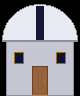

A 2D game scene composited from a Tiled map and its tileset images. What follows is a short description and the map's XML, with every tile layer's data as written:
An orthogonal 5x6 tile map with 16x16 px tiles, 5 tile layers (Back, Buildings, Paths, Front, ...).

<map version="1.10" tiledversion="1.10.2" orientation="orthogonal" renderorder="right-down" width="5" height="6" tilewidth="16" tileheight="16" infinite="0" nextlayerid="10" nextobjectid="100">
 <tileset firstgid="1" name="z_Observatory_tiles" tilewidth="16" tileheight="16" tilecount="128" columns="16">
  <image source="z_Observatory_tiles.png" width="256" height="128" />
 </tileset>
 <layer id="1" name="Back" width="5" height="6">
  <data encoding="csv">
0,0,0,0,0,
0,0,0,0,0,
0,0,0,0,0,
0,0,0,0,0,
0,0,0,0,0,
0,0,0,0,0
</data>
 </layer>
 <layer id="2" name="Buildings" width="5" height="6">
  <data encoding="csv">
0,0,0,0,0,
0,0,0,0,0,
54,55,56,57,58,
70,71,72,73,74,
86,87,88,89,90,
102,103,104,105,106
</data>
 </layer>
 <layer id="3" name="Paths" width="5" height="6">
  <data encoding="csv">
0,0,0,0,0,
0,0,0,0,0,
0,0,0,0,0,
0,0,0,0,0,
0,0,0,0,0,
0,0,0,0,0
</data>
 </layer>
 <layer id="4" name="Front" width="5" height="6">
  <data encoding="csv">
22,23,24,25,26,
38,39,40,41,42,
0,0,0,0,0,
0,0,0,0,0,
0,0,0,0,0,
0,0,0,0,0
</data>
 </layer>
 <layer id="5" name="AlwaysFront" width="5" height="6">
  <data encoding="csv">
0,0,0,0,0,
0,0,0,0,0,
0,0,0,0,0,
0,0,0,0,0,
0,0,0,0,0,
0,0,0,0,0
</data>
 </layer>
</map>
